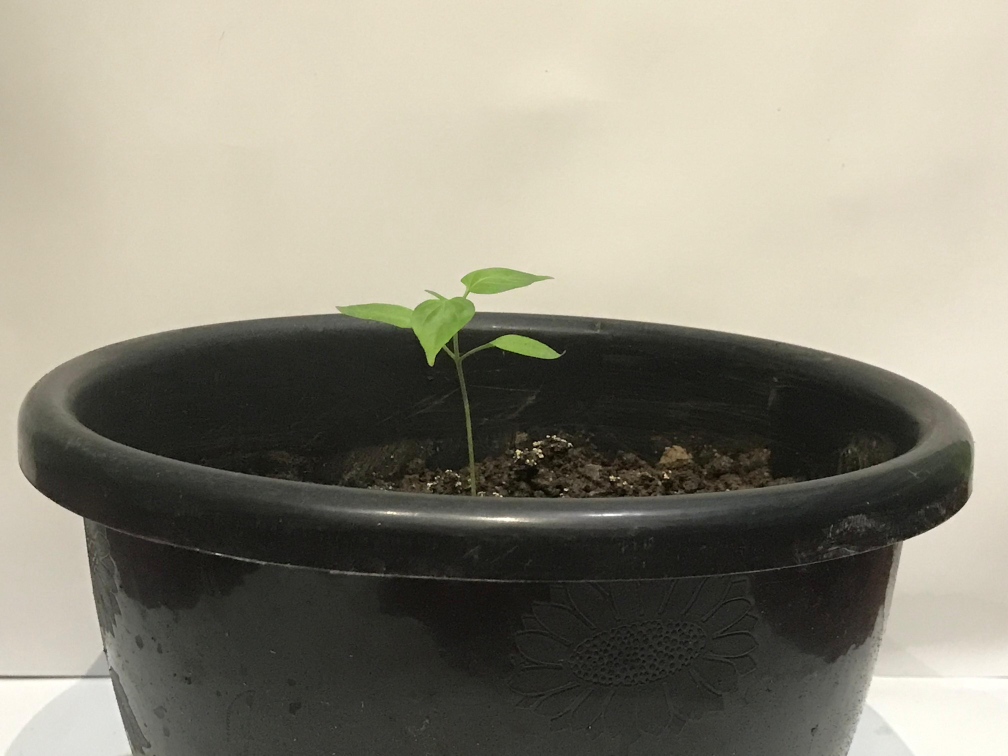
#> input picture image_segmentation (2)/image_segmentation/plant_images/day9.1S.jpg, 4032 x 3024 px (shown at 1/4 size)
$ jupyter execute imgSegmentation.ipynb
#> lines starting #> are read from the running program, lines starting #| are printed output that depends on the picture; after the words box and inside, x2 and y2 are one past the last pixel; in counts of white or black regions, pixels touching at a corner belong together
[cell 1]
import cv2
import numpy as np

def get_plant_height(image_path, reference_height_cm, reference_pixel_height):
    """Detects plant height in pixels and converts it to centimeters using a reference object."""
#> called with image_path = 'plant_images/day9.1S.jpg', reference_height_cm = 10, reference_pixel_height = 250
    frame = cv2.imread(image_path)
#> frame is the input picture: shape (3024, 4032, 3); mean B, G, R 124.5, 138.9, 142.6

    if frame is None:
        print(f"Error loading image: {image_path}")
        return None

    # Resize image to standard dimensions for consistent processing
    frame = cv2.resize(frame, (800, 600))
#> frame: shape (600, 800, 3)

    # Convert image to HSV color space for better color-based segmentation
    img_hsv = cv2.cvtColor(frame, cv2.COLOR_BGR2HSV)

    # Define HSV range to isolate green regions (typical for plant leaves)
    lower_color = np.array([30, 40, 40])
    upper_color = np.array([90, 255, 255])
    mask_color = cv2.inRange(img_hsv, lower_color, upper_color)

    # --- Thresholding Section ---

    # Convert to grayscale for intensity-based thresholding
    gray_for_thresh = cv2.cvtColor(frame, cv2.COLOR_BGR2GRAY)

    # Adaptive thresholding handles varying lighting conditions in the image.
    # It isolates plant structure based on local intensity differences.
    adaptive_thresh = cv2.adaptiveThreshold(
        gray_for_thresh, 255,
        cv2.ADAPTIVE_THRESH_MEAN_C,
        cv2.THRESH_BINARY_INV,
        blockSize=15,
        C=5
    )

    # Binary thresholding on the color mask ensures crisp segmentation (binary 0/255)
    _, mask_thresh = cv2.threshold(mask_color, 127, 255, cv2.THRESH_BINARY)

    # --- Edge Detection Section ---

    # Apply Gaussian blur to reduce noise before edge detection
    blurred = cv2.GaussianBlur(frame, (5, 5), 0)

    # Convert blurred image to grayscale for edge detection
    gray = cv2.cvtColor(blurred, cv2.COLOR_BGR2GRAY)

    # Use Canny edge detection to find strong edges (plant boundaries)
    edges = cv2.Canny(gray, 50, 150)

    # --- Combine Masks ---

    # Combine thresholded color mask and edge detection to form final binary mask
    # This hybrid mask improves robustness by using both color and intensity cues
    mask_combined = cv2.bitwise_or(mask_thresh, edges)

    # --- Morphological Processing ---

    # Use morphological operations to clean up noise and close gaps
    kernel = np.ones((5, 5), np.uint8)
    mask_combined = cv2.morphologyEx(mask_combined, cv2.MORPH_OPEN, kernel)
    mask_combined = cv2.morphologyEx(mask_combined, cv2.MORPH_CLOSE, kernel)

    # --- Contour Detection ---

    # Find all external contours from the combined mask
    contours, _ = cv2.findContours(mask_combined, cv2.RETR_EXTERNAL, cv2.CHAIN_APPROX_SIMPLE)
#> contours = 10 contours, 1 with area under 20; largest, box (x1, y1, x2, y2) and area: (269, 212, 434, 299) 3719, (387, 265, 443, 285) 604, (743, 349, 771, 381) 542, (699, 353, 707, 362) 47, (375, 261, 384, 266) 32

    if not contours:
        print("No plant detected.")
        return None

    # Assume the largest contour corresponds to the plant
    largest_contour = max(contours, key=cv2.contourArea)
#> largest_contour = contour of 177 points, box (x1, y1, x2, y2) (269, 212, 434, 299), area 3719

    # Initialize variables for topmost and bottommost Y-coordinates
    top_y = np.inf
    bottom_y = 0

    # Loop through contour points to find topmost point (smallest Y)
    for point in largest_contour:
        x, y = point[0]
        if y < top_y:
            top_y = y
#> this loop made 177 passes
#> (x, y, top_y) on pass 1: (387, 212, 212)
#> after the loop, top_y = 212

    # --- Bottom Detection Using Column Sum ---

    # To reduce false detections near soil, sum each row's pixels and scan from bottom up
    height, width = mask_combined.shape
    column_sums = np.sum(mask_combined, axis=1)
#> column_sums = 600 values, max 27795 at index 244, min 0 at index 0, mean 2334.9

    for y in range(height - 1, 0, -1):
        if column_sums[y] > 1000:  # Threshold may be tuned per image size/content
            bottom_y = y
            break

    # Calculate plant height in pixels
    plant_height_px = bottom_y - top_y
#> plant_height_px = 168

    # Convert height to centimeters using reference object scaling
    pixels_per_cm = reference_pixel_height / reference_height_cm
    plant_height_cm = plant_height_px / pixels_per_cm
#> plant_height_cm = 6.72

    # --- Visualization ---

    # Draw a vertical line and height label on the image for reference
    cv2.line(frame, (100, top_y), (100, bottom_y), (0, 255, 0), 2)
    cv2.putText(frame, f'Height: {plant_height_cm:.2f} cm', (120, top_y - 10),
                cv2.FONT_HERSHEY_SIMPLEX, 0.75, (0, 255, 0), 2)

    # Show intermediate and final outputs
    cv2.imshow("Original Frame with Height", frame)
    cv2.imshow("HSV Color Mask", mask_color)
    cv2.imshow("Thresholded Mask (Binary)", mask_thresh)
    cv2.imshow("Adaptive Threshold (Gray)", adaptive_thresh)
    cv2.imshow("Canny Edge Detection", edges)
    cv2.imshow("Combined Mask", mask_combined)
    cv2.waitKey(0)
    cv2.destroyAllWindows()

    print(f"Detected Plant Height: {plant_height_px} pixels ({plant_height_cm:.2f} cm)")
#| Detected Plant Height: 168 pixels (6.72 cm)
    return plant_height_px, plant_height_cm

# --- Example Usage ---

image_path = "plant_images/day9.1S.jpg"
reference_height_cm = 10
reference_pixel_height = 250

get_plant_height(image_path, reference_height_cm, reference_pixel_height)

[cell 2]
import cv2
import numpy as np

def count_leaves(image_path, min_contour_area=50):
    # Load image
#> called with image_path = 'plant_images/day9.1T.jpg', min_contour_area = 50
    image = cv2.imread(image_path)
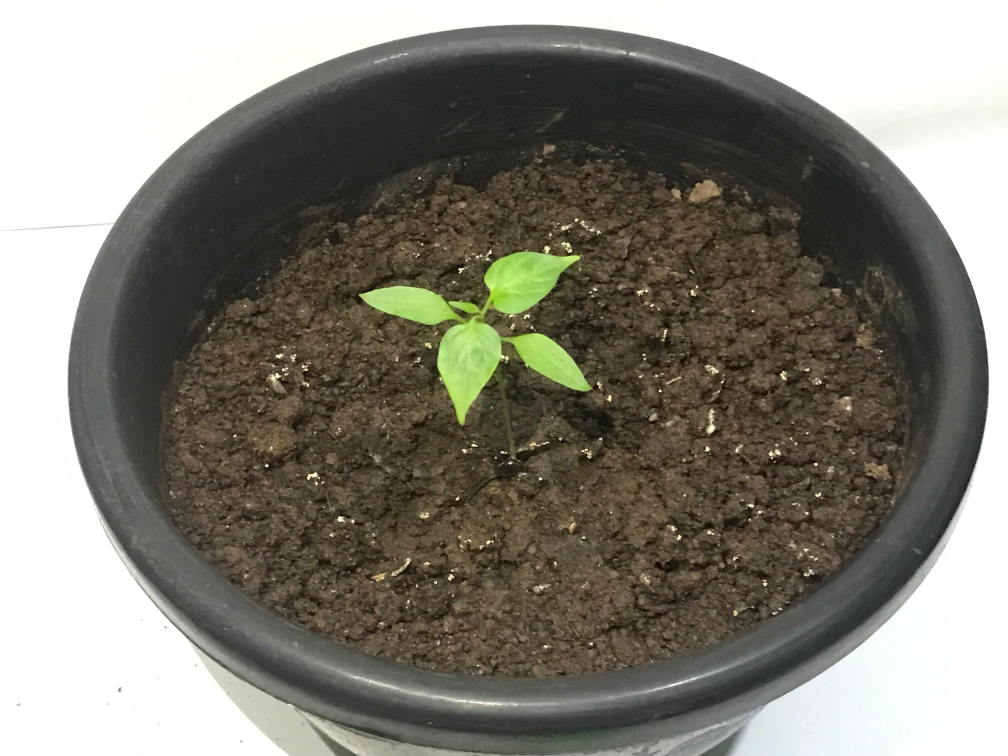
#> input picture image_segmentation (2)/image_segmentation/plant_images/day9.1T.jpg, 4032 x 3024 px (shown at 1/4 size)
#> image is the input picture: shape (3024, 4032, 3); mean B, G, R 117.7, 127.8, 130.2
    image = cv2.resize(image, (600, 600))  # Resize for consistency
#> image: shape (600, 600, 3)

    # Convert to HSV color space
    hsv = cv2.cvtColor(image, cv2.COLOR_BGR2HSV)

    # Define green color range for plant
    lower_green = np.array([30, 40, 10])
    upper_green = np.array([110, 255, 255])
    mask = cv2.inRange(hsv, lower_green, upper_green)

    # Apply binary threshold to the mask (optional but can improve results)
    _, thresholded_mask = cv2.threshold(mask, 127, 255, cv2.THRESH_BINARY)

    # Define a kernel for erosion and apply it
    kernel = np.ones((5, 5), np.uint8)
    eroded_mask = cv2.erode(thresholded_mask, kernel, iterations=3)
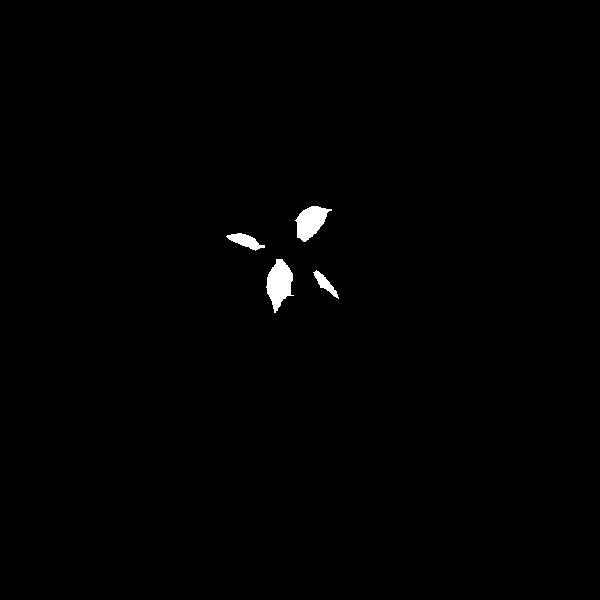
#> eroded_mask: shape (600, 600); 0.63% white; 4 white regions, box (x1, y1, x2, y2) and area: (266, 259, 294, 313) 913, (295, 206, 332, 242) 772, (226, 233, 265, 251) 335, (313, 270, 339, 299) 242

    # Apply morphological operations (closing and opening)
    eroded_mask = cv2.morphologyEx(eroded_mask, cv2.MORPH_CLOSE, kernel)
    eroded_mask = cv2.morphologyEx(eroded_mask, cv2.MORPH_OPEN, kernel)

    # Find contours
    contours, _ = cv2.findContours(eroded_mask, cv2.RETR_EXTERNAL, cv2.CHAIN_APPROX_SIMPLE)
#> contours = 4 contours; box (x1, y1, x2, y2) and area: (267, 259, 293, 309) 838, (297, 206, 327, 241) 704, (229, 233, 259, 250) 272, (315, 272, 334, 292) 168

    # Filter contours based on minimum area
    valid_contours = [cnt for cnt in contours if cv2.contourArea(cnt) > min_contour_area]
#> valid_contours has the same summary as contours

    leaf_count = len(valid_contours)
#> leaf_count = 4

    # Draw contours (bounding boxes around detected leaves)
    for cnt in valid_contours:
        x, y, w, h = cv2.boundingRect(cnt)
        cv2.rectangle(image, (x, y), (x + w, y + h), (0, 255, 0), 2)
#> this loop made 4 passes
#> (x, y, w, h) on passes 1 to 4: (315, 272, 19, 20), (267, 259, 26, 50), (229, 233, 30, 17), (297, 206, 30, 35)
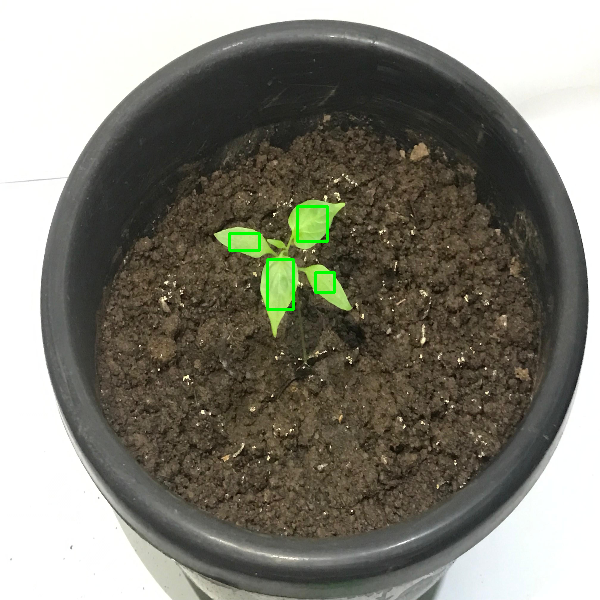
#> image: shape (600, 600, 3); mean B, G, R 117.2, 127.9, 129.5

    cv2.putText(image, f'Leaves: {leaf_count}', (20, 50), cv2.FONT_HERSHEY_SIMPLEX, 1, (0, 0, 0), 2)

    # Show images
    cv2.imshow("Leaf Count", image)
    cv2.imshow("Thresholded Mask", thresholded_mask)
    cv2.imshow("Eroded Mask", eroded_mask)
    cv2.waitKey(0)
    cv2.destroyAllWindows()

    print(f'Total Leaves Counted: {leaf_count}')
#| Total Leaves Counted: 4
    return leaf_count

# Run the function with a minimum contour area
image_path = "plant_images/day9.1T.jpg"  # Provide actual image path
min_area = 50  # Minimum area for a valid contour
count_leaves(image_path, min_contour_area=min_area)

[cell 3]
import cv2
import numpy as np

def detect_health_issues(image_path):
    # Load the image
#> called with image_path = 'plant_images/day9.1T.jpg'
    image = cv2.imread(image_path)
    if image is None:
        print("Error: Could not read the image.")
        return "Error"

    # Resize image for consistency
    image_resized = cv2.resize(image, (600, 400))

    # Convert the image to HSV color space
    hsv = cv2.cvtColor(image_resized, cv2.COLOR_BGR2HSV)

    # Define the range for healthy green color (leaves)
    lower_green = np.array([38, 45, 115])
    upper_green = np.array([90, 255, 255])

    # Mask for healthy leaves (green regions)
    green_mask = cv2.inRange(hsv, lower_green, upper_green)

    # Define the range for unhealthy yellow/brown color (indicating stress or disease)
    yellow_lower = np.array([20, 100, 100])
    yellow_upper = np.array([30, 255, 255])

    # Mask for unhealthy yellow regions
    yellow_mask = cv2.inRange(hsv, yellow_lower, yellow_upper)
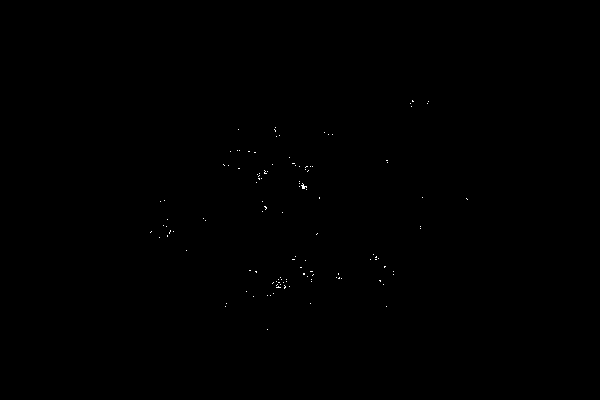
#> yellow_mask: shape (400, 600); 0.08% white in thin lines or dots, all inside (x1, y1, x2, y2) = (150, 100, 468, 330)

    # Find contours in the green mask (healthy areas)
    green_contours, _ = cv2.findContours(green_mask, cv2.RETR_EXTERNAL, cv2.CHAIN_APPROX_SIMPLE)
#> green_contours = 2 contours; box (x1, y1, x2, y2) and area: (215, 151, 352, 223) 2747, (288, 133, 345, 166) 1104
    healthy_area = sum(cv2.contourArea(cnt) for cnt in green_contours)
#> healthy_area = 3851

    # Find contours in the yellow mask (unhealthy areas)
    yellow_contours, _ = cv2.findContours(yellow_mask, cv2.RETR_EXTERNAL, cv2.CHAIN_APPROX_SIMPLE)
#> yellow_contours = 119 contours, all with area under 20
    unhealthy_area = sum(cv2.contourArea(cnt) for cnt in yellow_contours)
#> unhealthy_area = 16

    # Calculate the total area of interest (total leaf area)
    total_area = healthy_area + unhealthy_area
#> total_area = 3867

    # Set thresholds for determining health based on the area of unhealthy regions
    health_status = "Healthy"
    if unhealthy_area > 0.1 * total_area:  # If more than 10% of the leaf area is unhealthy
        health_status = "Unhealthy"

    # Display results on the image
    cv2.putText(image_resized, f'Health: {health_status}', (20, 50), cv2.FONT_HERSHEY_SIMPLEX, 1, (0, 255, 0), 2)

    # Show the images
    cv2.imshow("Original Image", image_resized)
    cv2.imshow("Green Mask (Healthy)", green_mask)
    cv2.imshow("Yellow Mask (Unhealthy)", yellow_mask)
    cv2.waitKey(0)
    cv2.destroyAllWindows()

    return health_status

# Example Usage
health_status = detect_health_issues("plant_images/day9.1T.jpg")  # Replace with the actual path
print("Plant Health Status:", health_status)

[cell 4]
import cv2
import numpy as np
import os

def get_plant_height(image_path):
    """ Detect plant height in pixels from the given image with improved edge detection """
#> called with image_path = 'plant_images/day1.1S.jpg'
    frame = cv2.imread(image_path)
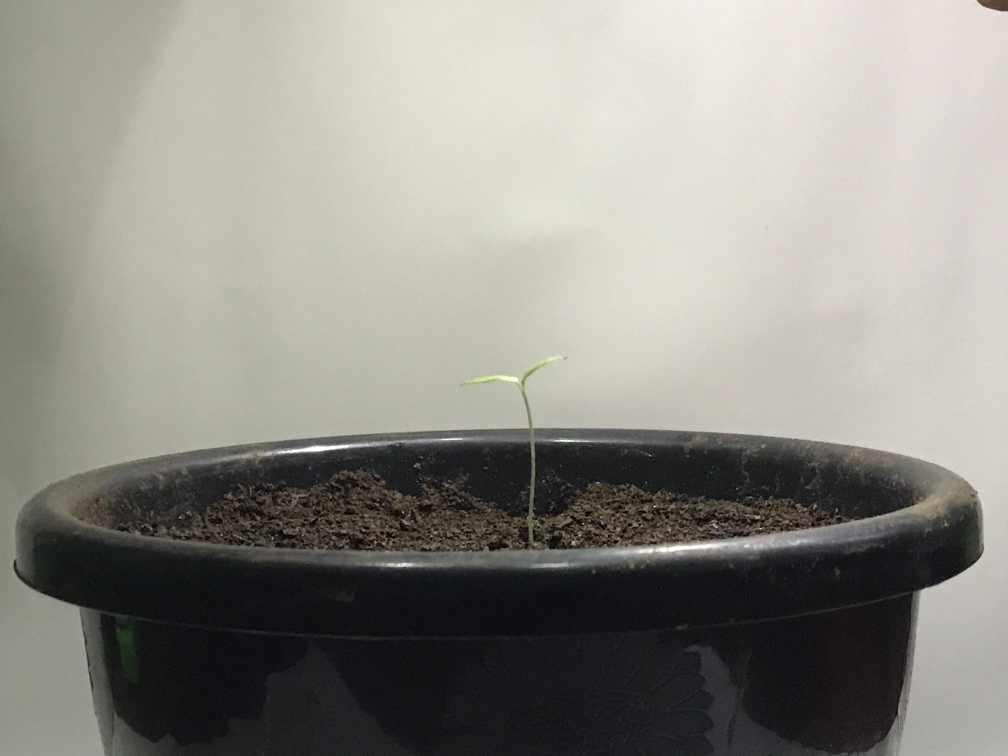
#> input picture image_segmentation (2)/image_segmentation/plant_images/day1.1S.jpg, 4032 x 3024 px (shown at 1/4 size)
#> frame is the input picture: shape (3024, 4032, 3); mean B, G, R 134.4, 141.2, 142.9

    if frame is None:
        print(f"Error loading image: {image_path}")
        return None

    # Resize to a consistent size (800x600)
    frame = cv2.resize(frame, (800, 600))
#> frame: shape (600, 800, 3)

    # Convert to HSV
    img_hsv = cv2.cvtColor(frame, cv2.COLOR_BGR2HSV)

    # Define green color range
    lower_color = np.array([20, 40, 40])
    upper_color = np.array([80, 255, 255])

    # Create color mask
    mask_color = cv2.inRange(img_hsv, lower_color, upper_color)

    # Apply Gaussian Blur to reduce noise
    blurred = cv2.GaussianBlur(frame, (5, 5), 0)

    # Convert to grayscale for edge detection
    gray = cv2.cvtColor(blurred, cv2.COLOR_BGR2GRAY)

    # Apply Canny Edge Detection
    edges = cv2.Canny(gray, 50, 150)

    # Combine Color Mask and Edge Mask using bitwise OR
    combined_mask = cv2.bitwise_or(mask_color, edges)

    # Morphological operations to remove noise
    kernel = np.ones((5, 5), np.uint8)
    processed_mask = cv2.morphologyEx(combined_mask, cv2.MORPH_CLOSE, kernel)
    processed_mask = cv2.morphologyEx(processed_mask, cv2.MORPH_OPEN, kernel)

    # Find contours
    contours, _ = cv2.findContours(processed_mask, cv2.RETR_TREE, cv2.CHAIN_APPROX_SIMPLE)
#> contours = 48 contours, 4 with area under 20; largest, box (x1, y1, x2, y2) and area: (65, 373, 642, 444) 16482, (706, 390, 752, 418) 450, (627, 396, 685, 418) 437, (92, 498, 108, 532) 322, (373, 297, 417, 311) 252

    min_contour_area = 50  # Minimum area to detect plant
    max_height = 0

    for cnt in contours:
        area = cv2.contourArea(cnt)
        if area > min_contour_area:
            _, y, _, h = cv2.boundingRect(cnt)
            max_height = max(max_height, h)
#> this loop made 48 passes
#> (cnt, area, y, h, max_height) on pass 6: ([[304, 446], [304, 450], [343, 450], [343, 446]], 156, 446, 5, 41)

    if max_height > 0:
        print(f"Detected Height in {image_path}: {max_height}px")
#| Detected Height in plant_images/day1.1S.jpg: 71px
    else:
        print(f"No plant detected in {image_path}")

    # Show intermediate processing results
    cv2.imshow("Detected Edges", edges)
    cv2.imshow("Final Processed Mask", processed_mask)
    cv2.waitKey(0)
    cv2.destroyAllWindows()

    return max_height if max_height > 0 else None


def calculate_growth_rate(image_day_old, image_day_new, days_between):
    """ Compute growth rate between two days """
    height_old = get_plant_height(image_day_old)
#> height_old = 71
    height_new = get_plant_height(image_day_new)
#> call 2 of get_plant_height, with image_path = 'plant_images/day9.1S.jpg'
#> in get_plant_height (call 2), `processed_mask = cv2.morphologyEx(processed_mask, cv2.MORPH_OPEN, kern..`:
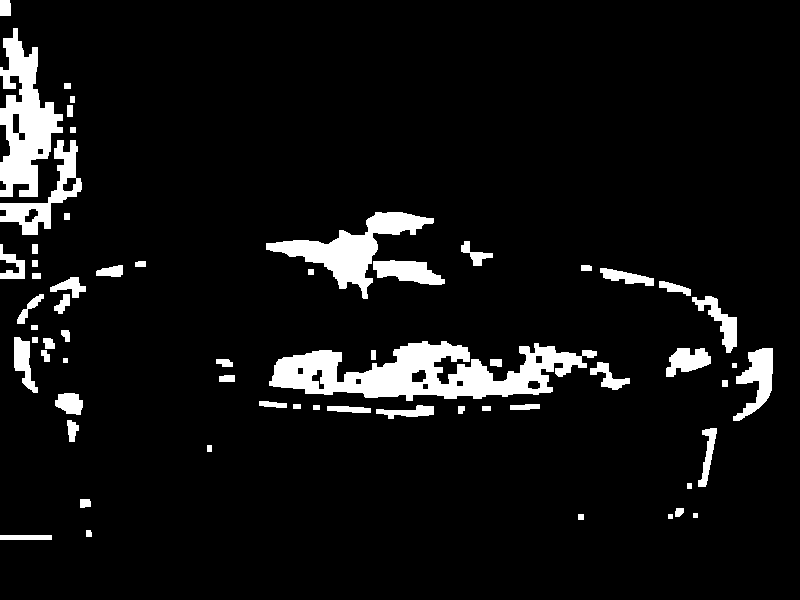
#> processed_mask: shape (600, 800); 7.2% white; 62 white regions
#> in get_plant_height (call 2), `contours, _ = cv2.findContours(processed_mask, cv2.RETR_TREE, cv2.CHAI..`: contours = 75 contours, 4 with area under 20; largest, box (x1, y1, x2, y2) and area: (269, 341, 597, 401) 10018, (0, 28, 63, 197) 5358, (266, 212, 434, 299) 4077, (0, 140, 82, 235) 2197, (733, 348, 773, 421) 1281
#> the loop in get_plant_height (call 2), `for cnt in contours:` made 75 passes
#> (cnt, area, y, h, max_height) on pass 1: ([[0, 535], [0, 539], [51, 539], [51, 535]], 204, 535, 5, 5)
#| Detected Height in plant_images/day9.1S.jpg: 169px
#> height_new = 169

    if height_old is None or height_new is None:
        print("Could not calculate growth rate due to missing height data.")
        return None

    growth_rate = (height_new - height_old) / days_between
#> growth_rate = 12.25
    print(f"Growth Rate: {growth_rate:.2f} pixels/day")
#| Growth Rate: 12.25 pixels/day
    return growth_rate


# Example Usage:
image_day_1 = "plant_images/day1.1S.jpg"  # Image from earlier day
image_day_9 = "plant_images/day9.1S.jpg"  # Image from later day
days_between = 8  # Difference in days

calculate_growth_rate(image_day_1, image_day_9, days_between)
